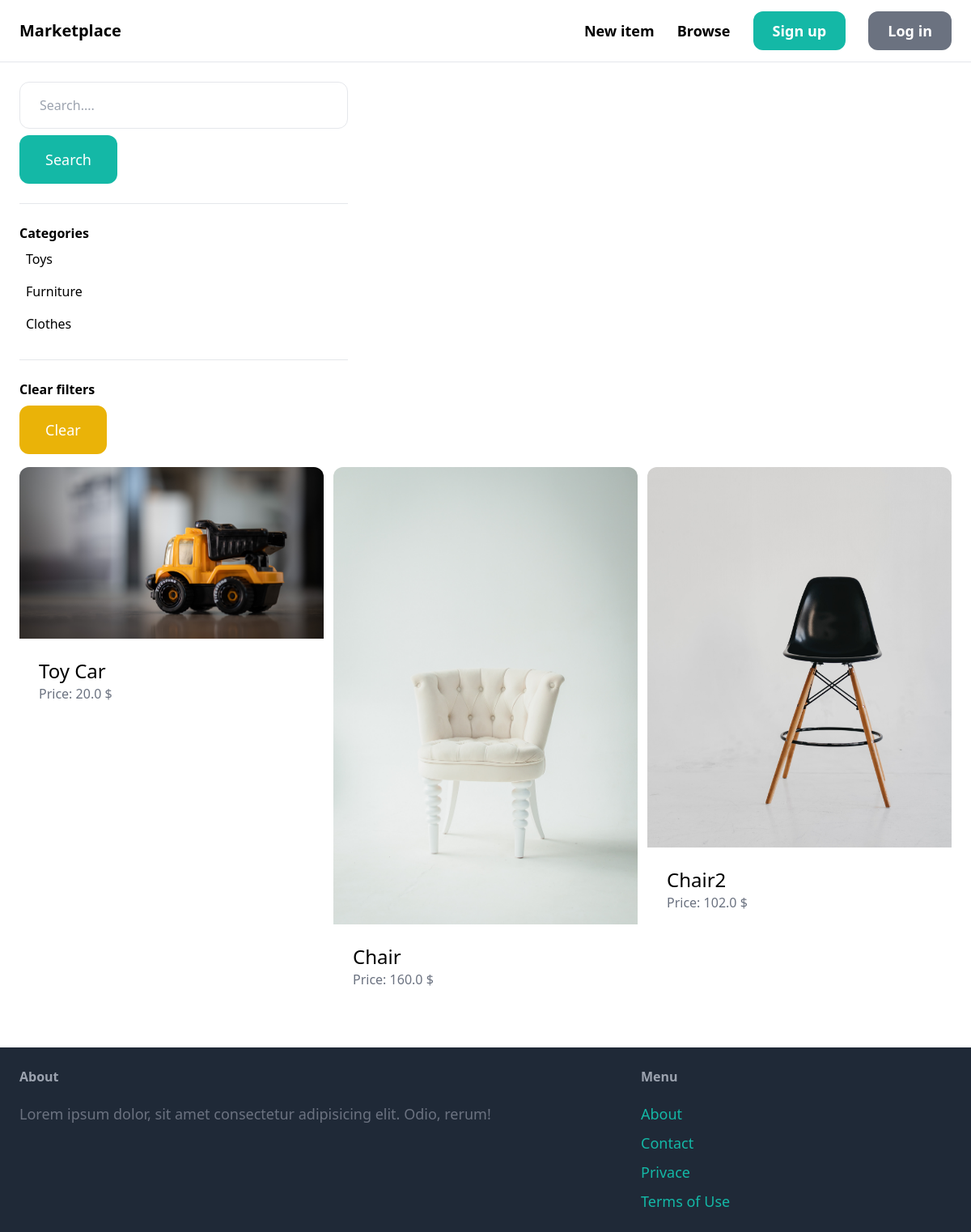
/items/browse/, run on the app's committed database.
### item/models.py (models this page shows, shortened)
class categories(models.Model):
    name = models.CharField(max_length = 255)
    class Meta:
        verbose_name_plural = "Categories"

class items(models.Model):
    category = models.ForeignKey(categories,related_name="item",on_delete=models.CASCADE)
    name = models.CharField(max_length = 255)
    description = models.TextField(null=True, blank = True)
    price = models.FloatField()
    image = models.ImageField(upload_to="item_images",blank=True,null=True)
    is_sold = models.BooleanField(default=False)
    created_by = models.ForeignKey(User,related_name="item",on_delete = models.CASCADE)
    created_at = models.DateTimeField(auto_now_add=True)
    class Meta:
        verbose_name_plural = "Items"

### item/views.py (the view)
# urls.py: path('browse/',views.browse,name="browse"),
def browse(request):
    query = request.GET.get('query','')
    category_id = request.GET.get('category',0)
    categories_ = categories.objects.all()
    items_ = items.objects.filter(is_sold=False)
    if category_id:
        items_ = items_.filter(category_id=category_id)
    if query:
        items_ = items_.filter(Q(name__icontains=query) | Q(description__icontains=query))
    return render(request,'item/items.html',{
        'items':items_,
        'query':query,
        'categories':categories_,
        'category_id':int(category_id)
    })

### item/templates/item/items.html (shortened to what this page needs)
{%extends 'core/base.html'%}
{%block content%}
<div class="pb-6 grid grid-col-4 gap-4">
    <div class="col-span-1">
        <form method="get" action="{% url 'item:browse' %}">
            <input name="query" class="w-full py-4 px-6 border rounded-xl" type="text" value="{{query}}" placeholder="Search...." />
            <button class="mt-2 py-4 px-8 text-lg bg-teal-500 text-white rounded-xl">Search</button>
        </form>
        <hr class="my-6">
        <p class="font-semibold">Categories</p>
        <ul>
          {%for category in categories %}
            <li class="py-2 px-2 rounded-xl {% if category.id == category_id %} bg-gray-200{%endif%}">
              <a href="{% url 'item:browse' %}?query={{query}}&category={{category.id}}">{{category.name}}</a>
            </li>
          {%endfor%}
        </ul>
        <hr class="my-6">
        <p class="font-semibold">Clear filters</p>
        <ul>
          <li><a href="{%url 'item:browse' %}" class="mt-2 py-4 px-8 inline-block bg-yellow-500 text-lg rounded-xl text-white">Clear</a></li>
        </ul>
    </div>
    <div class="col-span-3">
        <div class="grid grid-cols-3 gap-3">
            {% for item in items %}
            <div>
              <a href="{% url 'item:detail' item.id %}">
                <div>
                  <img src="{{item.image.url}}" class="rounded-t-xl" />
                </div>
                <div class="p-6 bg-white rounded-b-xl">
                  <h2 class="text-2xl">{{item.name}}</h2>
                  <p class="text-gray-500">Price: {{item.price}} $</p>
                </div>
              </a>
            </div>
            {% endfor %}
          </div>
    </div>
</div>
{%endblock%}

### data on the page
categories: name "Toys"
categories: name "Furniture"
categories: name "Clothes"
items: image (picture), name "Toy Car", price "20.0"
items: image (picture), name "Chair", price "160.0"
items: image (picture), name "Chair2", price "102.0"
